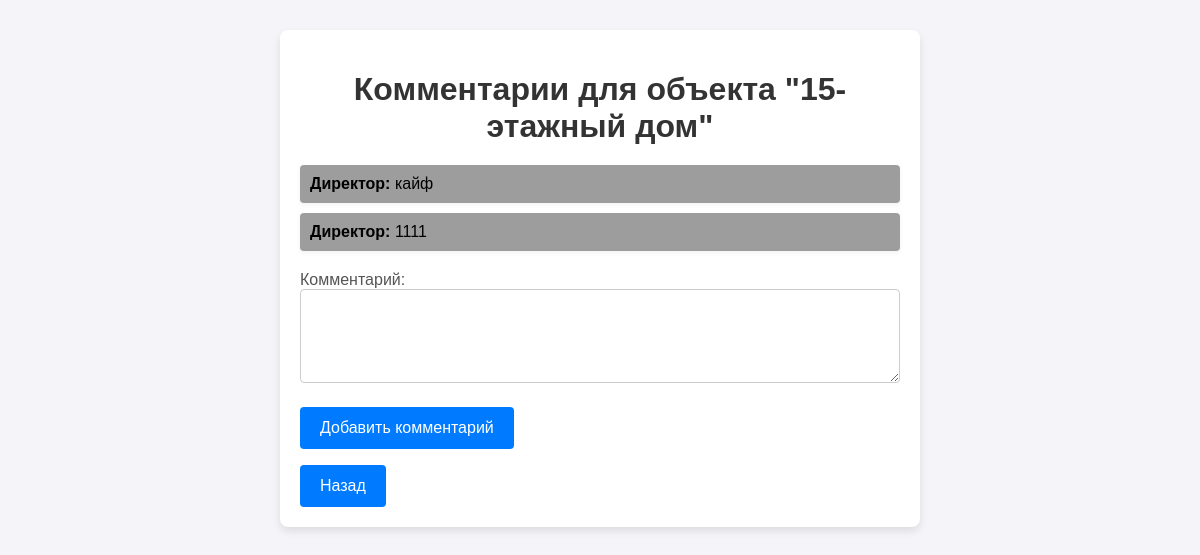
/comments/6 (signed in), run on the app's committed database.
### tables this page shows
CREATE TABLE construction_objects (
                id INTEGER PRIMARY KEY AUTOINCREMENT,
                name TEXT NOT NULL,
                address TEXT NOT NULL,
                deadline TEXT NOT NULL,
                status TEXT NOT NULL
            );

CREATE TABLE comments (
                id INTEGER PRIMARY KEY AUTOINCREMENT,
                object_id INTEGER NOT NULL,
                user TEXT NOT NULL,
                text TEXT NOT NULL,
                FOREIGN KEY (object_id) REFERENCES construction_objects (id) ON DELETE CASCADE
            );

### main.py (the view)
@app.route("/comments/<int:object_id>", methods=["GET", "POST"])
@login_required
def comments(object_id):
    obj = ConstructionObjectGateway.get_object_by_id(object_id)
    if request.method == "POST":
        user = current_user.desc
        text = request.form["text"]
        CommentGateway.create_comment(object_id=object_id, user=user, text=text)
        return redirect(url_for("comments", object_id=object_id))
    comments = CommentGateway.get_comments_by_object(object_id)
    return render_template("comments.html", obj=obj, comments=comments)

### data.py (called while the page is built)
    @classmethod
    def find(cls, object_id):
        with sqlite3.connect(DB_PATH) as conn:
            cursor = conn.execute(f"SELECT * FROM {cls._table_name} WHERE id = ?", (object_id,))
            row = cursor.fetchone()
            if row:
                return cls(*row)
            return None

    @classmethod
    def find_by_id(cls, user_id):
        with sqlite3.connect(DB_PATH) as conn:
            cursor = conn.execute("SELECT id, username, password, desc FROM users WHERE id = ?", (user_id,))
            row = cursor.fetchone()
            if row:
                return cls(*row)
        return None

    @classmethod
    def find_by_object(cls, object_id):
        with sqlite3.connect(DB_PATH) as conn:
            cursor = conn.execute(f"SELECT * FROM {cls._table_name} WHERE object_id = ?", (object_id,))
            return [cls(*row) for row in cursor.fetchall()]

### gateway.py (called while the page is built)
    @staticmethod
    def get_object_by_id(object_id):
        return ConstructionObject.find(object_id)

    @staticmethod
    def get_comments_by_object(object_id):
        return Comment.find_by_object(object_id)

    @staticmethod
    def find_by_id(user_id):
        return User.find_by_id(user_id)

### main.py (called while the page is built)
@login_manager.user_loader
def load_user(user_id):
    return UserGateway.find_by_id(user_id)  # Убедитесь, что метод `find_by_id` существует в классе `User`.

### templates/comments.html (shortened to what this page needs)
<!DOCTYPE html>
<html lang="ru">
<head>
</head>
<body>
    <div class="container">
        <h1>Комментарии для объекта "{{ obj.name }}"</h1>
        <ul>
            {% for comment in comments %}
            <li><strong>{{ comment.user }}:</strong> {{ comment.text }}</li>
            {% endfor %}
        </ul>
        <form method="POST">
            <div class="form-group">
                <label for="text">Комментарий:</label>
                <textarea id="text" name="text" rows="4" required></textarea>
            </div>
            <button type="submit">Добавить комментарий</button>
        </form>
        <button type="submit" onclick="window.location.href='{{ url_for('index') }}'">Назад</button>
    </div>
</body>
</html>

### templates/comments.html (style rules this page uses)
body { font-family: Arial, sans-serif; background-color: #f4f4f9; margin: 0; padding: 0; }
.container { max-width: 600px; margin: 30px auto; background-color: #ffffff; padding: 20px; border-radius: 8px; box-shadow: 0 4px 8px rgba(0, 0, 0, 0.1); }
h1 { text-align: center; color: #333; margin-bottom: 20px; }
ul { padding-left: 0; list-style: none; margin-bottom: 20px; }
ul li { background-color: #9d9d9d; padding: 10px; margin: 10px 0; border-radius: 4px; box-shadow: 0 2px 5px rgba(0, 0, 0, 0.05); }
.form-group { margin-bottom: 20px; }
label { font-size: 16px; color: #555; }
input[type="text"], textarea { width: 100%; padding: 10px; font-size: 16px; border: 1px solid #ccc; border-radius: 4px; box-sizing: border-box; }
button { background-color: #007BFF; color: #ffffff; border: none; padding: 12px 20px; font-size: 16px; border-radius: 4px; cursor: pointer; transition: background-color 0.3s; }

### data on the page
construction_objects: name "15-этажный дом"
comments: user "Директор", text "кайф"
comments: user "Директор", text "1111"
